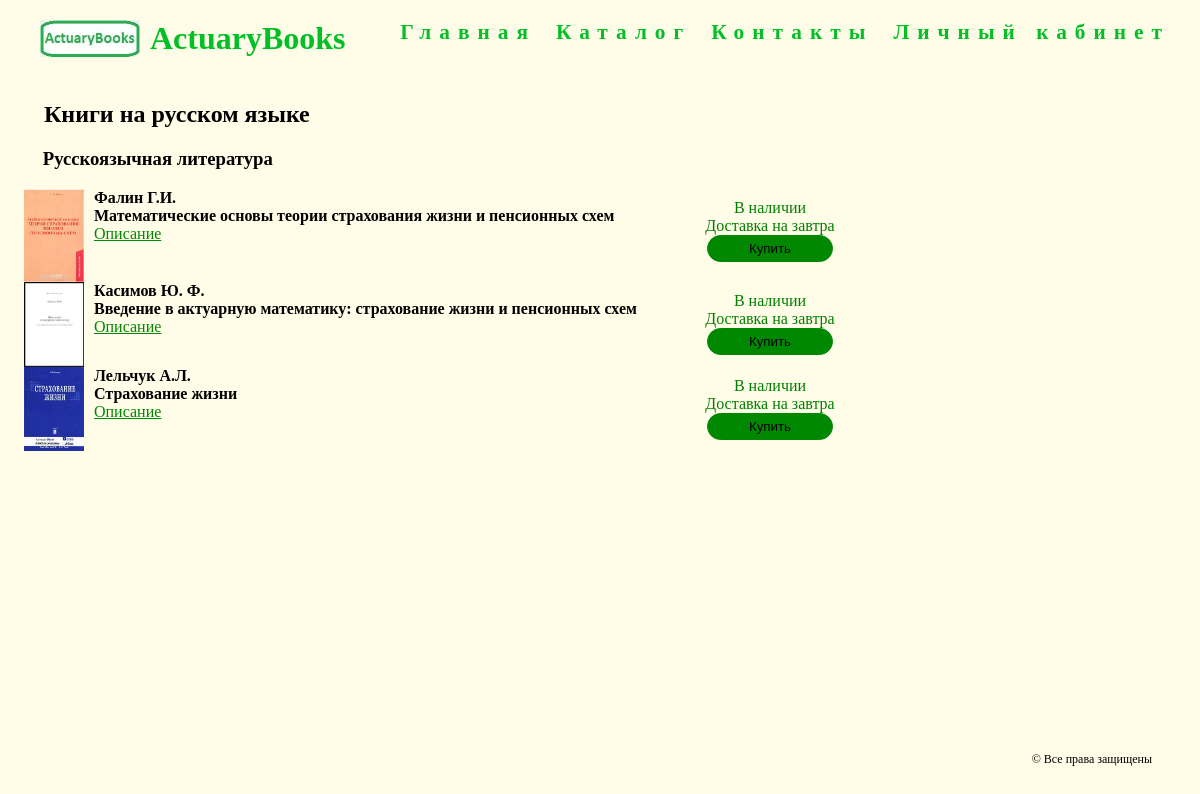
The page /categories/1/ on the database its author committed.
### products/models.py (models this page shows, shortened)
class Category(DateTimeManager, models.Model):
    sname = models.CharField(max_length=250)
    sdescription = models.TextField(null = True, blank = True)
    def __str__(self):
        return self.sname

class Book(DateTimeManager, models.Model):
    sname = models.CharField(max_length=250)
    sauthor = models.CharField(max_length=250)
    category = models.ForeignKey(Category, on_delete = models.CASCADE, default = get_default_category)
    image = models.ForeignKey('images.image',  on_delete = models.PROTECT, null = True, blank = True)
    nprice = models.DecimalField(max_digits=8, decimal_places=2)
    ncnt = models.DecimalField(max_digits=6, decimal_places=0)
    sshortdescr = models.TextField(null = True, blank = True)
    sfulldescr = models.TextField(null = True, blank = True)
    sagerestrict = models.CharField(max_length=3)
    sisbn =  models.CharField(max_length=30)
    npagecnt = models.DecimalField(max_digits=6, decimal_places=0)

### products/views/categories.py (the view)
class CategoryDetailView(DetailView):
    model = Category
    template_name = 'categories/detail.html'
    def get_context_data(self, **kwargs):
        obj = kwargs.get('object')
        books = obj.book_set.all()
        return {
            'object': obj,
            'books': books
        }

### images/models.py (called while the page is built)
    @property
    def url(self):
        return self.value.url

### products/templates/categories/detail.html (shortened to what this page needs)
{% extends 'master.html' %}
{%  load static %}
{% block page_styles %}
<link rel="stylesheet" href="{% static 'main/style.css' %}">
{% endblock %}
{% block page_content %}
    {% if object %}
        <h2 class="object__name">
            {{ object.sname }}
        </h2>
        <h3 class="object__description">
            {{ object.sdescription }}
        </h3>
        {% for itm in books %}
        {% include 'components/catalog_book.html' with sname=itm.sname sauthor=itm.sauthor url=itm.image.url cost=itm.cost id=itm.id %}
        {% endfor %}
    {% else %}
        Category does not exists
    {% endif %}
{% endblock %}

### server/templates/components/catalog_book.html (shortened to what this page needs)
    <a href="{% url 'products:book' pk=id %}"><img class="imgcatalog" src="{{ url }}" alt="{{ sauthor }}"></a>
   <div class="catalogBook">
       <h4>{{ sauthor }}
           <br>
           {{ sname }}
       </h4>
       <a href="{% url 'products:book' pk=id %}">Описание</a>
   </div>
   <div class="catalogbuy">
       В наличии
       <br>
       Доставка на завтра
       <br>
       <input type="button" value="Купить">
   </div>

### main/static/main/style.css (style rules this page uses)
html, body { background-color: #fffce8 ; height: 100%; width: 100%; }
h2 { font-size: 1.5em; margin: 0.83em; font-weight: bold; }
h3 { display: block; font-size: 1.17em; margin: 1em; font-weight: bold; }
.imgcatalog { width: 60px; float:left; margin: 0px 10px 0px 0px; border: 0px; }
.catalogBook { float:left; width: 50%; }
.catalogBook a { color: #008800; }
.catalogbuy { display: table-cell; width: 180px; height: 50px; padding: 10px 10px; color: green; text-align: center; }
.catalogbuy input[type="button"] { background-color: #008800; width: 70%; height: 50%; border: 1px solid #008800; border-radius: 20px; }
input[type="button"] { background-color: #00c026; height: 30px; width: 22%; border-radius: 30px; border: 0px; }

### rows shown on the page
Category: sname "Книги на русском языке", sdescription "Русскоязычная литература"
Book: shows a picture, sauthor "Фалин Г.И.", sname "Математические основы теории страхования жизни и пенсионных схем"
Book: shows a picture, sauthor "Касимов Ю. Ф.", sname "Введение в актуарную математику: страхование жизни и пенсионных схем"
Book: shows a picture, sauthor "Лельчук А.Л.", sname "Страхование жизни"
